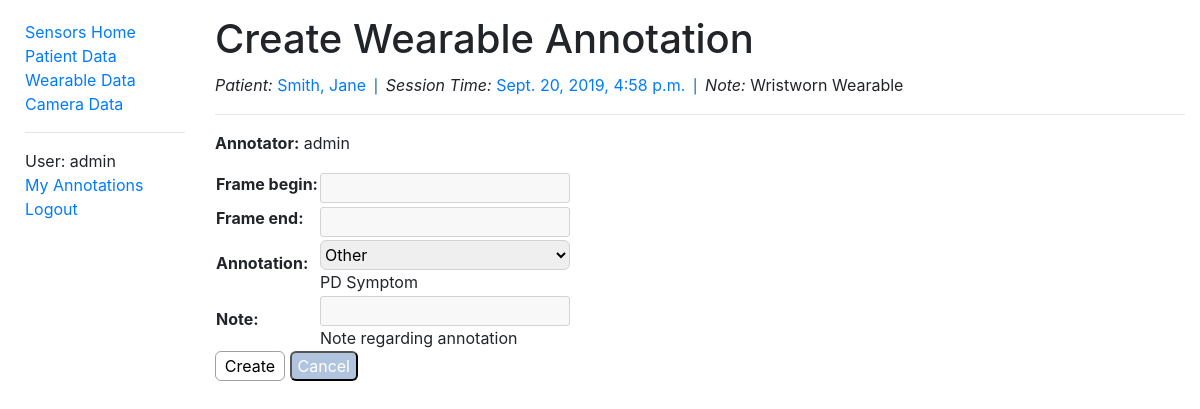
/sensors/wearabledata/3cbd2a7b213f4d9c87392bcf80423390/create/ (signed in), run on the app's committed database.
### sensors/models.py (models this page shows, shortened)
class WearableData(models.Model):
    id = models.UUIDField(primary_key=True, default=uuid.uuid4, help_text='Unique ID for this wearable data')
    patient = models.ForeignKey('PatientData', on_delete=models.CASCADE, null=True, related_name='wearables')
    filename = models.FileField(upload_to='wearable/', help_text='Wearable data file')
    time = models.DateTimeField(help_text='Session date & time')
    note = models.CharField(max_length=500, help_text='Note regarding wearable data')
    class Meta:
        ordering = ['patient', '-time']
        permissions = (("can_alter_wearabledata", "Can create or edit wearable data entries."),)
    def get_absolute_url(self):
        return reverse('wearabledata-detail', args=[str(self.id)])

class PatientData(models.Model):
    id = models.AutoField(primary_key=True)
    first_name = models.CharField(max_length=50, help_text='Patient first name')
    last_name = models.CharField(max_length=50, help_text='Patient last name')
    date_of_birth = models.DateField(help_text='Patient date of birth')
    notes = models.CharField(max_length=500, help_text='Notes regarding patient')
    class Meta:
        ordering = ['last_name']
        permissions = (("can_alter_patientdata", "Can create or edit patient data entries."),)
    def get_absolute_url(self):
        return reverse('patientdata-detail', args=[str(self.id)])
    def __str__(self):
        return f'{self.last_name}, {self.first_name}'

### sensors/views.py (the view)
# urls.py: re_path(r'^wearabledata/(?P<uuid>[\w-]+)/create/$', views.create_wearable_annotation,
@permission_required('sensors.can_alter_wearableannotation')
def create_wearable_annotation(request, uuid):
    existing_wearable = get_object_or_404(WearableData, pk=uuid)
    if request.method == 'POST':
        form = WearableAnnotationCreateForm(request.POST)
        if form.is_valid():
            new_annotation = form.save(commit=False)
            new_annotation.wearable = existing_wearable
            new_annotation.annotator = request.user
            new_annotation.annotation = form.cleaned_data['annotation']
            new_annotation.save()
            return redirect('wearabledata-detail', pk=uuid)
    else:
        form = WearableAnnotationCreateForm()
    context = {
        'form': form,
        'wearable': existing_wearable,
    }
    return render(request, 'sensors/create_wearable_annotation.html', context)

### sensors/context_processors.py (called while the page is built)
def extra_context(request):
    return {'media_url': settings.MEDIA_URL}

### sensors/templates/sensors/create_wearable_annotation.html (shortened to what this page needs)
{% extends "base.html" %}
{% block content %}
  <div class="titleText">
    <h1>Create Wearable Annotation</h1>
  </div>
  <div>
    <em>Patient: </em>
    <a href="{{ wearable.patient.get_absolute_url }}" data-toggle="tooltip" data-placement="bottom"
               data-trigger="hover" title="Link to patient data page">{{ wearable.patient }}</a>
    <span class="vert-divider">|</span>
    <em>Session Time: </em>
    <a href="{{ wearable.get_absolute_url }}" data-toggle="tooltip" data-placement="bottom"
       data-trigger="hover" title="Link to wearable data page">{{ wearable.time }}</a>
    <span class="vert-divider">|</span>
    <em>Note:</em> {{ wearable.note }}
  </div>
  <hr>
  <form action="" method="post" class="form-group">
    <table>
      <p><strong>Annotator:</strong> {{ user.username }}</p>
      {{ form.as_table }}
    </table>
    <input type="submit" value="Create" class="controlButtonL" />
    <input type="button" value="Cancel" class="cancelButton" onclick="window.history.back()" />
  </form>
{% endblock %}

### sensors/templates/base.html (shortened to what this page needs)
<!DOCTYPE html>
<html xmlns="http://www.w3.org/1999/xhtml" lang="en-GB" xml:lang="en-GB">
<head>
  <link rel="stylesheet"
        href="https://stackpath.bootstrapcdn.com/bootstrap/4.1.3/css/bootstrap.min.css"
>
  {% load static %}
  <link rel="stylesheet"
        href="{% static 'css/styles.css' %}">
</head>
<body>
<div class="container-fluid">
  <div class="row">
    <div class="col-sm-2">
      {% block sidebar %}
        <ul class="sidebar-nav">
          <li><a href="{% url 'index' %}">Sensors Home</a></li>
          {% if user.is_authenticated %}
            <li><a href="{% url 'patientdata' %}">Patient Data</a></li>
            <li><a href="{% url 'wearabledata' %}">Wearable Data</a></li>
            <li><a href="{% url 'cameradata' %}">Camera Data</a></li>
            <hr>
            <li>User: {{ user.get_username }}</li>
            <li><a href="{% url 'my-annotations' %}">My Annotations</a></li>
            <li><a href="{% url 'logout'%}?next={{request.path}}">Logout</a></li>
          {% else %}
            <li><a href="{% url 'login'%}?next={{request.path}}">Login</a></li>
          {% endif %}
        </ul>
      {% endblock %}
    </div>
    <div class="col-sm-10" style=margin-top:15px;padding:10">
      {% block content %}{% endblock %}
    </div>
  </div>
</div>
</body>
</html>

### sensors/static/css/styles.css (style rules this page uses)
.sidebar-nav { margin-top: 20px; margin-left: 10px; padding: 0; list-style: none; }
.titleText { position: relative; }
.controlButtonXL, .controlButtonL2, .controlButtonL, .controlButtonM, .controlButtonS, .controlButtonXS, .dropDown, .dropDownS, .downloadFormatDropDown, .rewindTextValue, .otherText, .currentFrameText, .currentTimeText { display: table-cell; vertical-align: top; border: 1px solid #a0a0a0; }
.controlButtonXL, .controlButtonL2, .controlButtonL, .controlButtonM, .controlButtonS { background-color: white; height: 30px; border-radius: 6px; }
.cancelButton { background-color: lightsteelblue; color: white; height: 30px; border-radius: 6px; }
.controlButtonL { width: 8%; min-width: 70px; }
.timestamp, .vert-divider, .annotationTimestamp { font-family: 'Roboto Mono', sans-serif; }
.vert-divider { font-size: 18px; color: #3071a9; }
.form-group { display: inline-block; }

### data on the page
WearableData: patient "Smith, Jane", time "Sept. 20, 2019, 4:58 p.m.", note "Wristworn Wearable"

### other printed values
{{ user.get_username }} "admin"
{{ user.username }} "admin"
